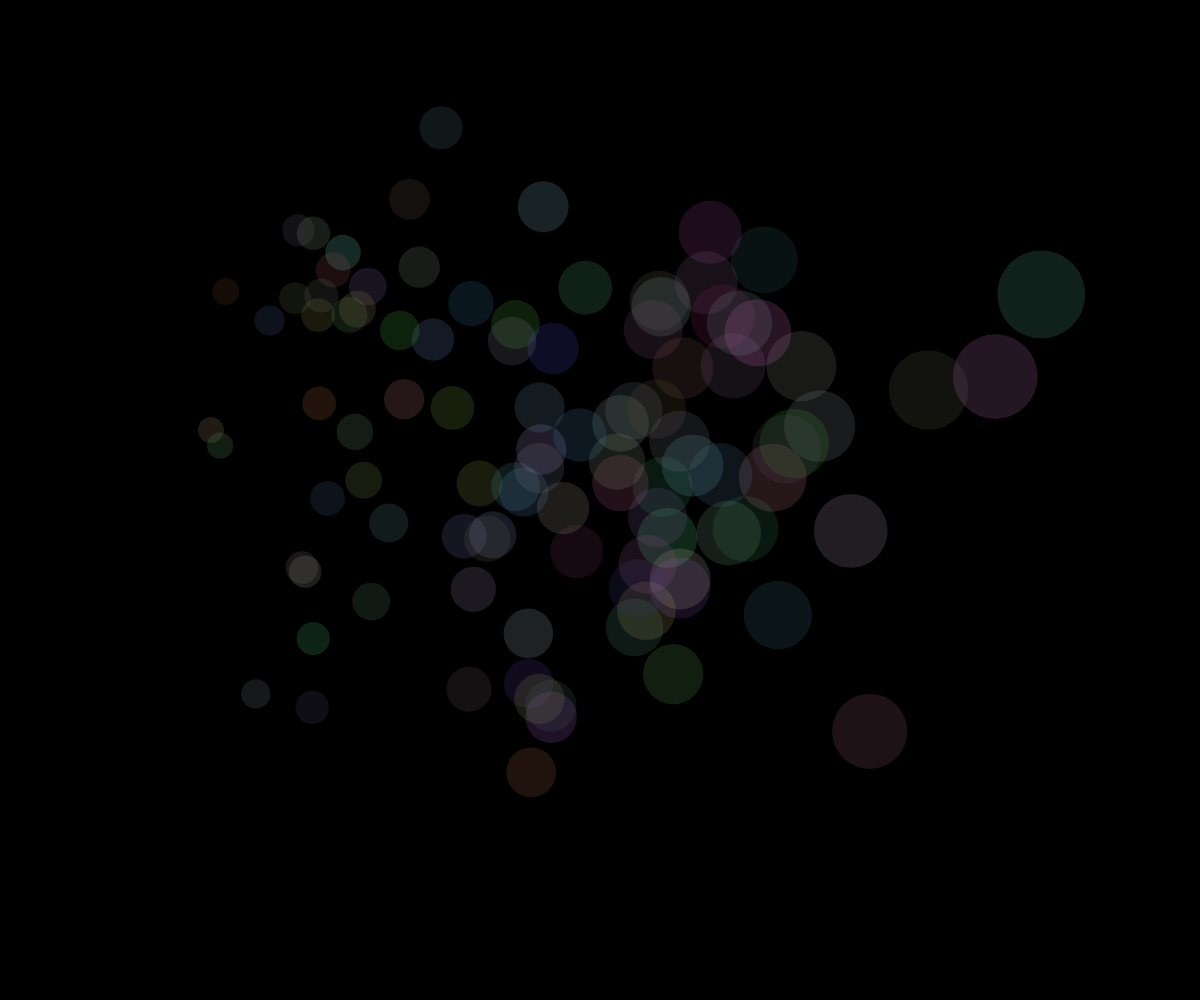
Frame 1 (no input)
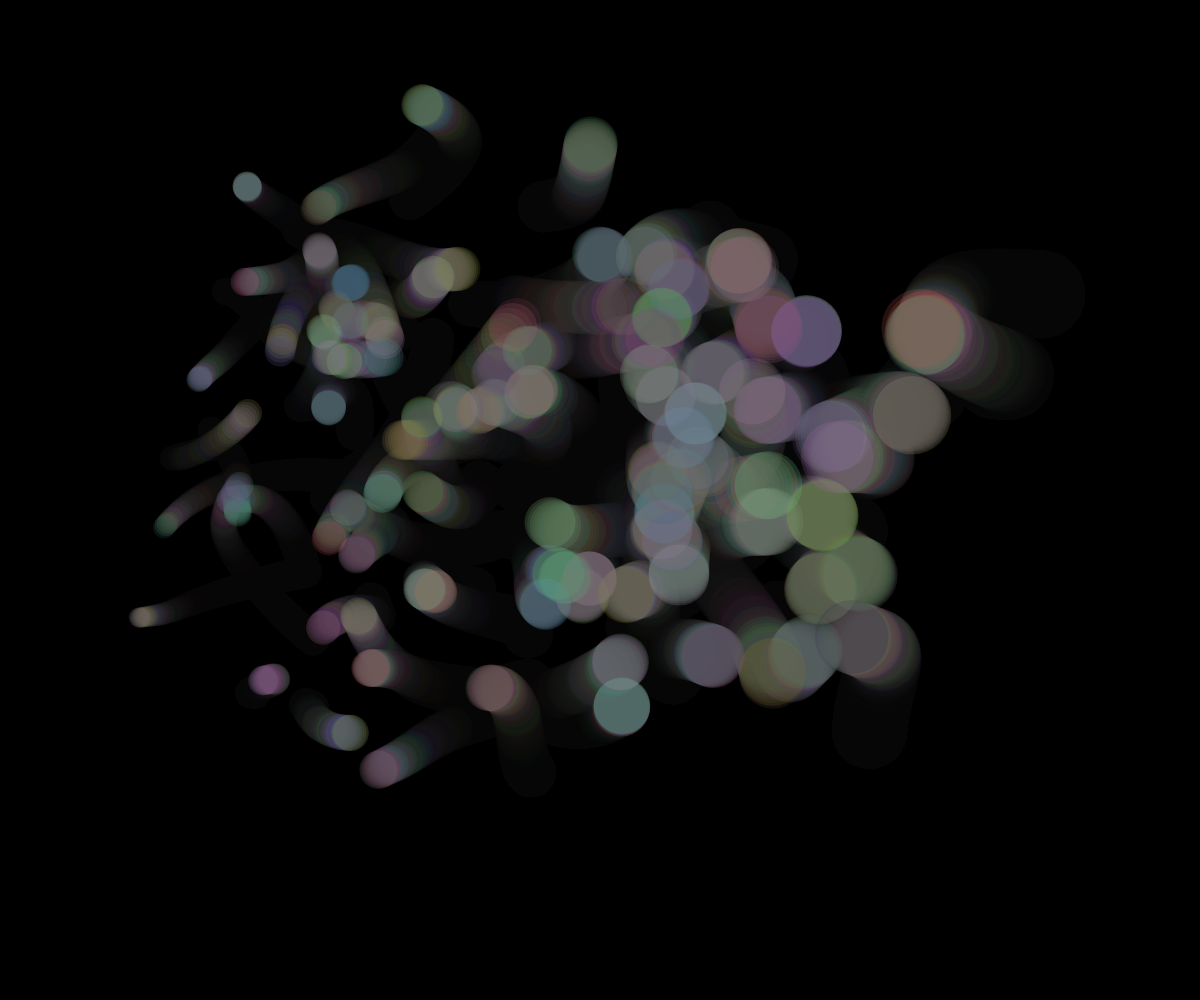
Frame 60 (no input)
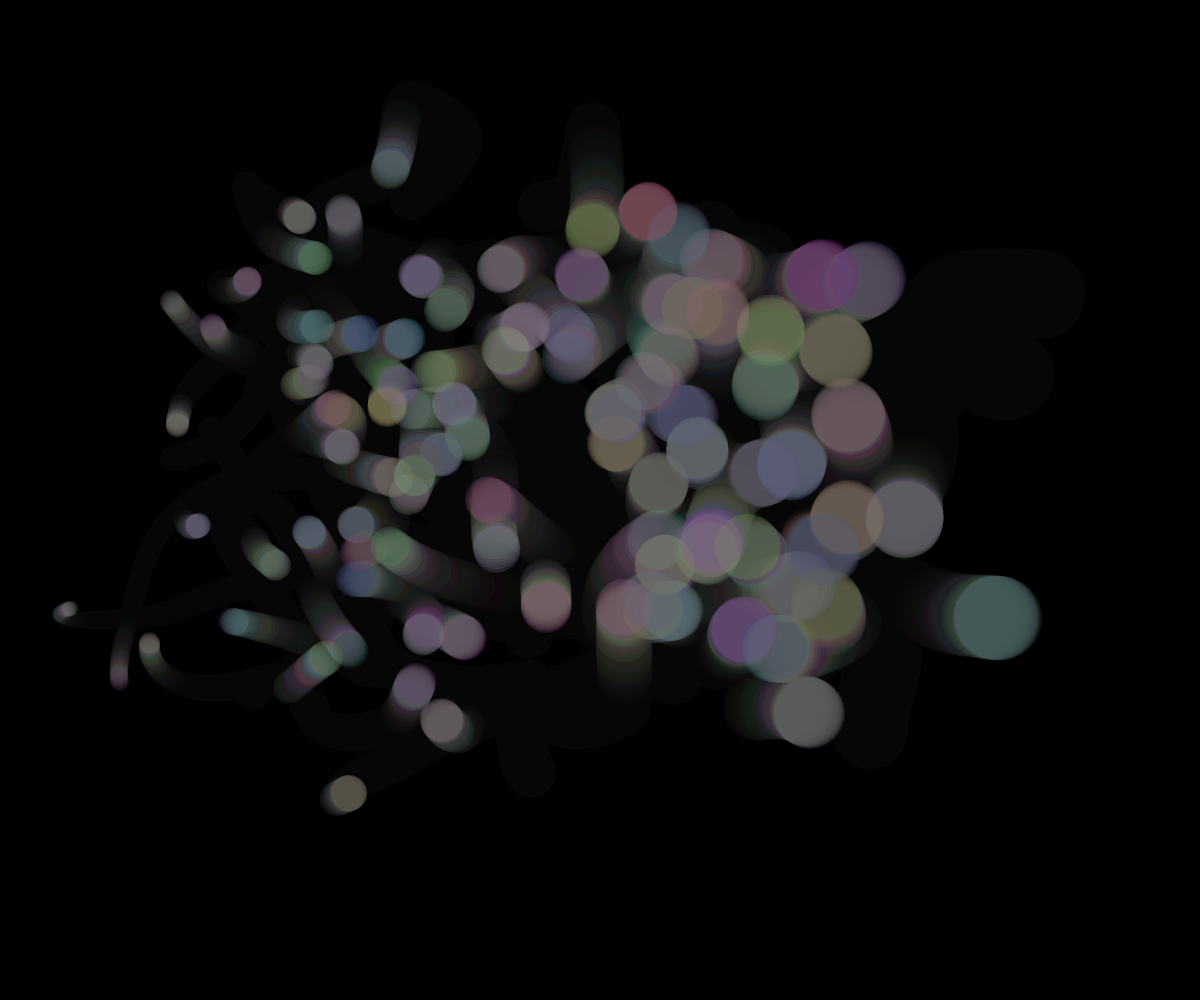
Frame 120 (the mouse pressed at the canvas centre since frame 60)

The p5.js sketch that drew these frames (run headless with seeded random() and noise() and a simulated clock; from frame 60 on, the mouse is pressed at the canvas centre):

// p5.js sketch
// ── sketch.js
var walkers;
var population;

function setup(){
	
	createCanvas(windowWidth,windowHeight);
	background(0);

	population = 100;
	walkers = [];

	for(i=0; i<population; i++){

		walkers[i]= new Walker();
	}
}

function draw(){

	fill(0,20);
	rect(0,0,width,height);
	for(i=0; i<population; i++){
		walkers[i].step();
		walkers[i].render();
	}
}

function Walker() {

	this.position = createVector(width/2,height/2);
	this.noff = createVector(random(1000),random(1000));
	this.count = createVector(0.003, 0.003);

	this.render = function(){

		noStroke();
		fill(this.col,this.col2,this.col3,50);
		ellipse(this.position.x,this.position.y,
		map(noise(this.noff.x),0,1,10,100),
		map(noise(this.noff.x),0,1,10,100))

	}

	this.step = function(){

		this.col  = map(noise(random(1000)),0,1,1,255);
		this.col2 = map(noise(random(1000)),0,1,1,255);
		this.col3 = map(noise(random(1000)),0,1,1,255); 


		this.position.x = map(noise(this.noff.x),0,1,0,width);
		this.position.y = map(noise(this.noff.y),0,1,0,height);
		this.noff.add(this.count);

	}
}
